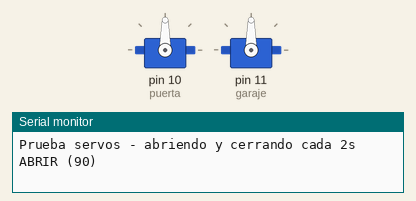
Simulated run of this sketch. Board: Arduino Uno, built with avr-gcc and run on an emulated ATmega328P. On the bench: 2 × servo, the last lines printed to the serial monitor.

Above: at 0.05 s.
At 4.0 s:
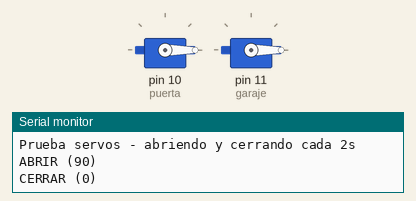
Timing chart, 0 to 5.2 s (numbered marks = the images above):
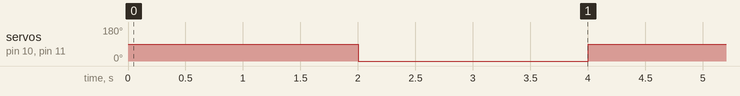

Measured:
- by itself, servo on pin 10 (puerta), servo on pin 11 (garaje): alternates 90° for 2.0 s and 0° for 2.0 s

The sketch:

test_servos.ino
```cpp
/*
 * test_servos.ino  -  Prueba de los dos servomotores.
 *
 * Mueve ambos servos entre 0 (cerrado) y 90 (abierto) cada 2 s, para que
 * ajustes la mecanica de la puerta y el garaje ANTES de montar todo.
 *
 * Si tu puerta necesita otro recorrido, cambia los angulos aqui y luego
 * ponlos iguales en el firmware (funcion que maneja "P,").
 *
 * RECUERDA: alimenta los servos con una fuente 5V EXTERNA y une el GND de esa
 * fuente con el GND del Arduino. No los alimentes del 5V del Arduino.
 *
 * Cableado señal: servo puerta -> pin 10 ; servo garaje -> pin 11
 */

#include <Servo.h>

Servo puerta;
Servo garaje;

void setup() {
  Serial.begin(9600);
  puerta.attach(10);
  garaje.attach(11);
  Serial.println("Prueba servos - abriendo y cerrando cada 2s");
}

void loop() {
  Serial.println("ABRIR (90)");
  puerta.write(90);
  garaje.write(90);
  delay(2000);

  Serial.println("CERRAR (0)");
  puerta.write(0);
  garaje.write(0);
  delay(2000);
}
```
